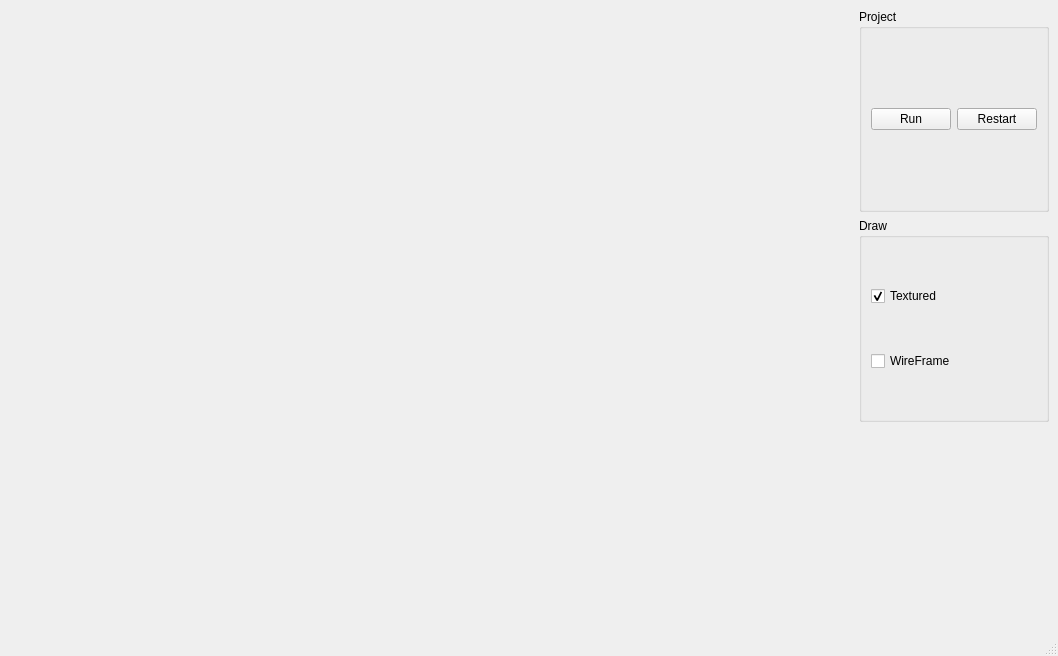
<?xml version="1.0" encoding="UTF-8"?>
<ui version="4.0">
 <class>MainWindow</class>
 <widget class="QMainWindow" name="MainWindow">
  <property name="geometry">
   <rect>
    <x>0</x>
    <y>0</y>
    <width>1058</width>
    <height>656</height>
   </rect>
  </property>
  <property name="windowTitle">
   <string>Masters Project: Silk Torch</string>
  </property>
  <widget class="QWidget" name="centralwidget">
   <layout class="QGridLayout" name="s_mainWindowGridLayout">
    <item row="0" column="1">
     <widget class="QGroupBox" name="s_transformGB">
      <property name="title">
       <string>Project</string>
      </property>
      <layout class="QGridLayout" name="gridLayout">
       <item row="0" column="0">
        <widget class="QPushButton" name="m_runProject">
         <property name="text">
          <string>Run</string>
         </property>
        </widget>
       </item>
       <item row="0" column="1">
        <widget class="QPushButton" name="m_restartProject">
         <property name="text">
          <string>Restart</string>
         </property>
        </widget>
       </item>
      </layout>
     </widget>
    </item>
    <item row="0" column="0" rowspan="3">
     <spacer name="horizontalSpacer">
      <property name="orientation">
       <enum>Qt::Horizontal</enum>
      </property>
      <property name="sizeType">
       <enum>QSizePolicy::Expanding</enum>
      </property>
      <property name="sizeHint" stdset="0">
       <size>
        <width>720</width>
        <height>20</height>
       </size>
      </property>
     </spacer>
    </item>
    <item row="1" column="1">
     <widget class="QGroupBox" name="s_drawGB">
      <property name="title">
       <string>Draw</string>
      </property>
      <layout class="QGridLayout" name="gridLayout_2">
       <item row="1" column="0">
        <widget class="QCheckBox" name="m_wireframe">
         <property name="text">
          <string>WireFrame</string>
         </property>
        </widget>
       </item>
       <item row="0" column="0">
        <widget class="QCheckBox" name="m_textured">
         <property name="text">
          <string>Textured</string>
         </property>
         <property name="checked">
          <bool>true</bool>
         </property>
        </widget>
       </item>
      </layout>
     </widget>
    </item>
    <item row="2" column="1">
     <spacer name="verticalSpacer">
      <property name="orientation">
       <enum>Qt::Vertical</enum>
      </property>
      <property name="sizeType">
       <enum>QSizePolicy::Minimum</enum>
      </property>
      <property name="sizeHint" stdset="0">
       <size>
        <width>20</width>
        <height>31</height>
       </size>
      </property>
     </spacer>
    </item>
   </layout>
  </widget>
  <widget class="QMenuBar" name="menubar">
   <property name="geometry">
    <rect>
     <x>0</x>
     <y>0</y>
     <width>1058</width>
     <height>22</height>
    </rect>
   </property>
  </widget>
  <widget class="QStatusBar" name="statusbar"/>
 </widget>
 <resources/>
 <connections/>
</ui>
